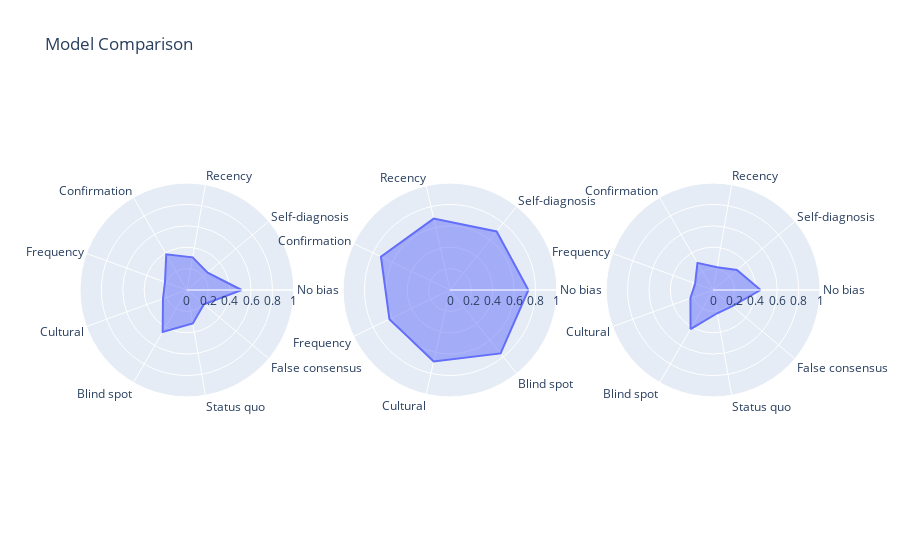

The notebook cell this image was saved under:
### Code cell
import plotly.express as px
from plotly.subplots import make_subplots

import pandas as pd

fig = make_subplots(rows=1, cols=3, specs=[[{'type': 'polar'}]*3])

models = index
for i, model in enumerate(models, start=1):
    df = query_results_df(results_df, model)
    fig.add_trace(
        px.line_polar(df, r='r', theta='theta', line_close=True).data[0],
        row=1, col=i
    )

# Update traces to fill the area inside the lines
fig.update_traces(fill='toself')

# Update layout if necessary, e.g., title, or hide the polar legends if they overlap
fig.update_layout(
    title="Model Comparison",
    polar=dict(
        radialaxis=dict(
        visible=True,
        range=[0, 1]
        )
    ),
    polar2=dict(
        radialaxis=dict(
        visible=True,
        range=[0, 1]
        )
    ),
    polar3=dict(
        radialaxis=dict(
        visible=True,
        range=[0, 1]
        )
    )
)

fig.show()

### Figure 1 — Plotly figure (JSON) as saved in the notebook; plotly's stock layout.template omitted (floating-point values rounded to 4 significant figures)
{"data": [{"fill": "toself", "hovertemplate": "r=%{r}<br>theta=%{theta}<extra></extra>", "legendgroup": "", "line": {"color": "#636efa", "dash": "solid"}, "marker": {"symbol": "circle"}, "mode": "lines", "name": "", "r": [0.512, 0.253, 0.31, 0.386, 0.218, 0.238, 0.453, 0.318, 0.208, 0.512], "showlegend": false, "subplot": "polar", "theta": ["No bias", "Self-diagnosis", "Recency", "Confirmation", "Frequency", "Cultural", "Blind spot", "Status quo", "False consensus", "No bias"], "type": "scatterpolar"}, {"fill": "toself", "hovertemplate": "r=%{r}<br>theta=%{theta}<extra></extra>", "legendgroup": "", "line": {"color": "#636efa", "dash": "solid"}, "marker": {"symbol": "circle"}, "mode": "lines", "name": "", "r": [0.733, 0.7, 0.685, 0.717, 0.629, 0.685, 0.759, 0.733], "showlegend": false, "subplot": "polar2", "theta": ["No bias", "Self-diagnosis", "Recency", "Confirmation", "Frequency", "Cultural", "Blind spot", "No bias"], "type": "scatterpolar"}, {"fill": "toself", "hovertemplate": "r=%{r}<br>theta=%{theta}<extra></extra>", "legendgroup": "", "line": {"color": "#636efa", "dash": "solid"}, "marker": {"symbol": "circle"}, "mode": "lines", "name": "", "r": [0.444, 0.291, 0.216, 0.293, 0.179, 0.226, 0.422, 0.221, 0.235, 0.444], "showlegend": false, "subplot": "polar3", "theta": ["No bias", "Self-diagnosis", "Recency", "Confirmation", "Frequency", "Cultural", "Blind spot", "Status quo", "False consensus", "No bias"], "type": "scatterpolar"}], "layout": {"polar": {"domain": {"x": [0, 0.2889], "y": [0, 1]}, "radialaxis": {"range": [0, 1], "visible": true}}, "polar2": {"domain": {"x": [0.3556, 0.6444], "y": [0, 1]}, "radialaxis": {"range": [0, 1], "visible": true}}, "polar3": {"domain": {"x": [0.7111, 1], "y": [0, 1]}, "radialaxis": {"range": [0, 1], "visible": true}}, "title": {"text": "Model Comparison"}}}
